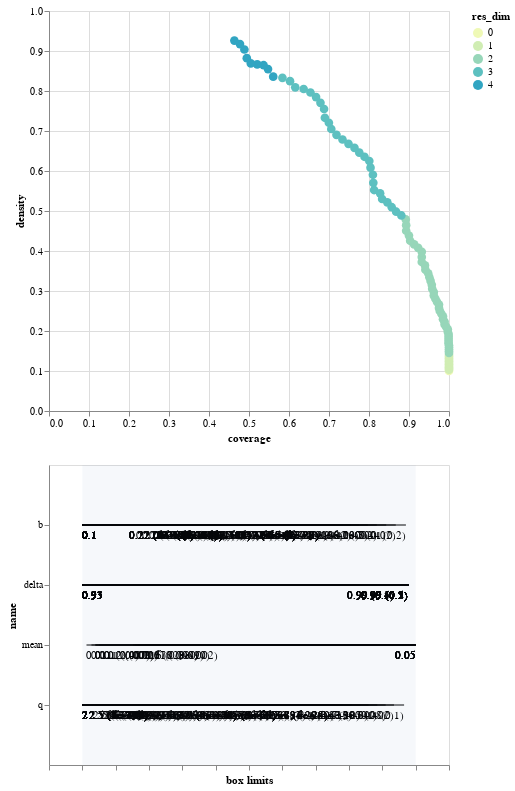

This figure's notebook cell:
### Code cell
box1.inspect_tradeoff()

### Figure 1 — Vega-Lite specification as saved in the notebook (floating-point values rounded to 4 significant figures; data arrays with more than 128 entries replaced by an {"elided": "..."} marker saying what was removed)
{"$schema": "https://vega.github.io/schema/vega-lite/v3.4.0.json", "config": {"mark": {"tooltip": null}, "view": {"height": 300, "width": 400}}, "datasets": {"data-468a463b71e6d6abfba28032f181f127": {"elided": "215 records"}, "data-bb8d07f6df3d47a6a475317795287b23": [{"end": 1, "start": 0}], "data-d751713988987e9331980363e24189ce": [], "data-dfaa84371c2cb20ee790a122581dfdc8": [{"coverage": 1, "density": 0.0999, "id": 0, "mass": 1, "mean": 0.0999, "res_dim": 0}, {"coverage": 1, "density": 0.103, "id": 1, "mass": 0.97, "mean": 0.103, "res_dim": 1}, {"coverage": 1, "density": 0.1063, "id": 2, "mass": 0.94, "mean": 0.1063, "res_dim": 1}, {"coverage": 1, "density": 0.1097, "id": 3, "mass": 0.911, "mean": 0.1097, "res_dim": 1}, {"coverage": 1, "density": 0.1131, "id": 4, "mass": 0.883, "mean": 0.1131, "res_dim": 1}, {"coverage": 1, "density": 0.1167, "id": 5, "mass": 0.856, "mean": 0.1167, "res_dim": 1}, {"coverage": 1, "density": 0.1204, "id": 6, "mass": 0.83, "mean": 0.1204, "res_dim": 1}, {"coverage": 1, "density": 0.1241, "id": 7, "mass": 0.805, "mean": 0.1241, "res_dim": 1}, {"coverage": 1, "density": 0.1281, "id": 8, "mass": 0.78, "mean": 0.1281, "res_dim": 1}, {"coverage": 1, "density": 0.1321, "id": 9, "mass": 0.756, "mean": 0.1321, "res_dim": 1}, {"coverage": 1, "density": 0.1363, "id": 10, "mass": 0.733, "mean": 0.1363, "res_dim": 1}, {"coverage": 1, "density": 0.1405, "id": 11, "mass": 0.711, "mean": 0.1405, "res_dim": 1}, {"coverage": 1, "density": 0.145, "id": 12, "mass": 0.689, "mean": 0.145, "res_dim": 2}, {"coverage": 1, "density": 0.1496, "id": 13, "mass": 0.668, "mean": 0.1496, "res_dim": 2}, {"coverage": 1, "density": 0.1544, "id": 14, "mass": 0.647, "mean": 0.1544, "res_dim": 2}, {"coverage": 1, "density": 0.1593, "id": 15, "mass": 0.627, "mean": 0.1593, "res_dim": 2}, {"coverage": 1, "density": 0.1643, "id": 16, "mass": 0.608, "mean": 0.1643, "res_dim": 2}, {"coverage": 0.999, "density": 0.1694, "id": 17, "mass": 0.589, "mean": 0.1694, "res_dim": 2}, {"coverage": 0.999, "density": 0.1748, "id": 18, "mass": 0.571, "mean": 0.1748, "res_dim": 2}, {"coverage": 0.999, "density": 0.1805, "id": 19, "mass": 0.553, "mean": 0.1805, "res_dim": 2}, {"coverage": 0.999, "density": 0.1862, "id": 20, "mass": 0.536, "mean": 0.1862, "res_dim": 2}, {"coverage": 0.999, "density": 0.1923, "id": 21, "mass": 0.519, "mean": 0.1923, "res_dim": 2}, {"coverage": 0.997, "density": 0.198, "id": 22, "mass": 0.503, "mean": 0.198, "res_dim": 2}, {"coverage": 0.997, "density": 0.2045, "id": 23, "mass": 0.487, "mean": 0.2045, "res_dim": 2}, {"coverage": 0.993, "density": 0.2102, "id": 24, "mass": 0.472, "mean": 0.2102, "res_dim": 2}, {"coverage": 0.989, "density": 0.2162, "id": 25, "mass": 0.457, "mean": 0.2162, "res_dim": 2}, {"coverage": 0.989, "density": 0.223, "id": 26, "mass": 0.443, "mean": 0.223, "res_dim": 2}, {"coverage": 0.985, "density": 0.2294, "id": 27, "mass": 0.429, "mean": 0.2294, "res_dim": 2}, {"coverage": 0.985, "density": 0.2365, "id": 28, "mass": 0.416, "mean": 0.2365, "res_dim": 2}, {"coverage": 0.981, "density": 0.2432, "id": 29, "mass": 0.403, "mean": 0.2432, "res_dim": 2}, {"coverage": 0.977, "density": 0.2503, "id": 30, "mass": 0.39, "mean": 0.2503, "res_dim": 2}, {"coverage": 0.975, "density": 0.2577, "id": 31, "mass": 0.378, "mean": 0.2577, "res_dim": 2}, {"coverage": 0.975, "density": 0.2661, "id": 32, "mass": 0.366, "mean": 0.2661, "res_dim": 2}, {"coverage": 0.97, "density": 0.273, "id": 33, "mass": 0.355, "mean": 0.273, "res_dim": 2}, {"coverage": 0.966, "density": 0.2805, "id": 34, "mass": 0.344, "mean": 0.2805, "res_dim": 2}, {"coverage": 0.962, "density": 0.2886, "id": 35, "mass": 0.333, "mean": 0.2886, "res_dim": 2}, {"coverage": 0.962, "density": 0.2975, "id": 36, "mass": 0.323, "mean": 0.2975, "res_dim": 2}, {"coverage": 0.958, "density": 0.3058, "id": 37, "mass": 0.313, "mean": 0.3058, "res_dim": 2}, {"coverage": 0.957, "density": 0.3155, "id": 38, "mass": 0.303, "mean": 0.3155, "res_dim": 2}, {"coverage": 0.954, "density": 0.3253, "id": 39, "mass": 0.293, "mean": 0.3253, "res_dim": 2}, {"coverage": 0.951, "density": 0.3345, "id": 40, "mass": 0.284, "mean": 0.3345, "res_dim": 2}, {"coverage": 0.9479, "density": 0.3444, "id": 41, "mass": 0.275, "mean": 0.3444, "res_dim": 2}, {"coverage": 0.9409, "density": 0.3534, "id": 42, "mass": 0.266, "mean": 0.3534, "res_dim": 2}, {"coverage": 0.9399, "density": 0.364, "id": 43, "mass": 0.258, "mean": 0.364, "res_dim": 2}, {"coverage": 0.9319, "density": 0.3724, "id": 44, "mass": 0.25, "mean": 0.3724, "res_dim": 2}, {"coverage": 0.9319, "density": 0.3847, "id": 45, "mass": 0.242, "mean": 0.3847, "res_dim": 2}, {"coverage": 0.9319, "density": 0.3979, "id": 46, "mass": 0.234, "mean": 0.3979, "res_dim": 2}, {"coverage": 0.9229, "density": 0.408, "id": 47, "mass": 0.226, "mean": 0.408, "res_dim": 2}, {"coverage": 0.9129, "density": 0.4164, "id": 48, "mass": 0.219, "mean": 0.4164, "res_dim": 2}, {"coverage": 0.9029, "density": 0.4255, "id": 49, "mass": 0.212, "mean": 0.4255, "res_dim": 2}, {"coverage": 0.8999, "density": 0.4385, "id": 50, "mass": 0.205, "mean": 0.4385, "res_dim": 2}, {"coverage": 0.8929, "density": 0.4505, "id": 51, "mass": 0.198, "mean": 0.4505, "res_dim": 2}, {"coverage": 0.8929, "density": 0.4646, "id": 52, "mass": 0.192, "mean": 0.4646, "res_dim": 2}, {"coverage": 0.8919, "density": 0.479, "id": 53, "mass": 0.186, "mean": 0.479, "res_dim": 2}, {"coverage": 0.8809, "density": 0.4889, "id": 54, "mass": 0.18, "mean": 0.4889, "res_dim": 3}, {"coverage": 0.8679, "density": 0.4983, "id": 55, "mass": 0.174, "mean": 0.4983, "res_dim": 3}, {"coverage": 0.8569, "density": 0.5095, "id": 56, "mass": 0.168, "mean": 0.5095, "res_dim": 3}, {"coverage": 0.8458, "density": 0.5216, "id": 57, "mass": 0.162, "mean": 0.5216, "res_dim": 3}, {"coverage": 0.8328, "density": 0.5299, "id": 58, "mass": 0.157, "mean": 0.5299, "res_dim": 3}, {"coverage": 0.8278, "density": 0.5441, "id": 59, "mass": 0.152, "mean": 0.5441, "res_dim": 3}, {"coverage": 0.8128, "density": 0.5524, "id": 60, "mass": 0.147, "mean": 0.5524, "res_dim": 3}, {"coverage": 0.8108, "density": 0.5704, "id": 61, "mass": 0.142, "mean": 0.5704, "res_dim": 3}, {"coverage": 0.8098, "density": 0.5905, "id": 62, "mass": 0.137, "mean": 0.5905, "res_dim": 3}, {"coverage": 0.8038, "density": 0.6083, "id": 63, "mass": 0.132, "mean": 0.6083, "res_dim": 3}, {"coverage": 0.8008, "density": 0.625, "id": 64, "mass": 0.128, "mean": 0.625, "res_dim": 3}, {"coverage": 0.7888, "density": 0.6355, "id": 65, "mass": 0.124, "mean": 0.6355, "res_dim": 3}, {"coverage": 0.7758, "density": 0.6458, "id": 66, "mass": 0.12, "mean": 0.6458, "res_dim": 3}, {"coverage": 0.7638, "density": 0.6578, "id": 67, "mass": 0.116, "mean": 0.6578, "res_dim": 3}, {"coverage": 0.7487, "density": 0.6679, "id": 68, "mass": 0.112, "mean": 0.6679, "res_dim": 3}, {"coverage": 0.7337, "density": 0.6787, "id": 69, "mass": 0.108, "mean": 0.6787, "res_dim": 3}, {"coverage": 0.7187, "density": 0.6904, "id": 70, "mass": 0.104, "mean": 0.6904, "res_dim": 3}, {"coverage": 0.7057, "density": 0.705, "id": 71, "mass": 0.1, "mean": 0.705, "res_dim": 3}, {"coverage": 0.6997, "density": 0.7206, "id": 72, "mass": 0.097, "mean": 0.7206, "res_dim": 3}, {"coverage": 0.6897, "density": 0.733, "id": 73, "mass": 0.094, "mean": 0.733, "res_dim": 3}, {"coverage": 0.6877, "density": 0.7549, "id": 74, "mass": 0.091, "mean": 0.7549, "res_dim": 3}, {"coverage": 0.6787, "density": 0.7705, "id": 75, "mass": 0.088, "mean": 0.7705, "res_dim": 3}, {"coverage": 0.6677, "density": 0.7847, "id": 76, "mass": 0.085, "mean": 0.7847, "res_dim": 3}, {"coverage": 0.6537, "density": 0.7963, "id": 77, "mass": 0.082, "mean": 0.7963, "res_dim": 3}, {"coverage": 0.6366, "density": 0.8051, "id": 78, "mass": 0.079, "mean": 0.8051, "res_dim": 3}, {"coverage": 0.6156, "density": 0.8092, "id": 79, "mass": 0.076, "mean": 0.8092, "res_dim": 3}, {"coverage": 0.6026, "density": 0.8247, "id": 80, "mass": 0.073, "mean": 0.8247, "res_dim": 3}, {"coverage": 0.5836, "density": 0.8329, "id": 81, "mass": 0.07, "mean": 0.8329, "res_dim": 3}, {"coverage": 0.5606, "density": 0.8358, "id": 82, "mass": 0.067, "mean": 0.8358, "res_dim": 4}, {"coverage": 0.5475, "density": 0.8547, "id": 83, "mass": 0.064, "mean": 0.8547, "res_dim": 4}, {"coverage": 0.5365, "density": 0.8645, "id": 84, "mass": 0.062, "mean": 0.8645, "res_dim": 4}, {"coverage": 0.5205, "density": 0.8667, "id": 85, "mass": 0.06, "mean": 0.8667, "res_dim": 4}, {"coverage": 0.5045, "density": 0.869, "id": 86, "mass": 0.058, "mean": 0.869, "res_dim": 4}, {"coverage": 0.4945, "density": 0.8821, "id": 87, "mass": 0.056, "mean": 0.8821, "res_dim": 4}, {"coverage": 0.4885, "density": 0.9037, "id": 88, "mass": 0.054, "mean": 0.9037, "res_dim": 4}, {"coverage": 0.4775, "density": 0.9173, "id": 89, "mass": 0.052, "mean": 0.9173, "res_dim": 4}, {"coverage": 0.4635, "density": 0.926, "id": 90, "mass": 0.05, "mean": 0.926, "res_dim": 4}]}, "vconcat": [{"data": {"name": "data-dfaa84371c2cb20ee790a122581dfdc8"}, "encoding": {"color": {"field": "res_dim", "scale": {"range": ["#eff9b6", "#d0edb3", "#97d6b9", "#5dc0c0", "#31a5c2", "#1f80b8", "#2354a3", "#21318d"]}, "type": "ordinal"}, "opacity": {"condition": {"selection": "selector006", "value": 1}, "value": 0.4}, "tooltip": [{"field": "id", "type": "ordinal"}, {"field": "coverage", "format": ".2", "type": "quantitative"}, {"field": "density", "format": ".2", "type": "quantitative"}, {"field": "res_dim", "type": "ordinal"}], "x": {"field": "coverage", "type": "quantitative"}, "y": {"field": "density", "type": "quantitative"}}, "height": 400, "mark": {"size": 75, "type": "circle"}, "selection": {"selector006": {"fields": ["id"], "type": "single"}}, "width": 400}, {"layer": [{"data": {"name": "data-468a463b71e6d6abfba28032f181f127"}, "encoding": {"x": {"axis": {"grid": false, "labels": false, "title": "box limits"}, "field": "x_lower", "scale": {"domain": [0, 1], "padding": 0.1}, "type": "quantitative"}, "x2": {"field": "x_upper"}, "y": {"field": "name", "scale": {"padding": 1}, "type": "nominal"}}, "mark": "rule", "transform": [{"as": "x_lower", "calculate": "(datum.x1-datum.minimum)/(datum.maximum-datum.minimum)"}, {"as": "x_upper", "calculate": "(datum.x2-datum.minimum)/(datum.maximum-datum.minimum)"}, {"filter": {"selection": "selector006"}}], "width": 400}, {"data": {"name": "data-468a463b71e6d6abfba28032f181f127"}, "encoding": {"text": {"field": "text", "type": "ordinal"}, "x": {"axis": {"grid": false, "labels": false, "title": "box limits"}, "field": "x_lower", "scale": {"domain": [0, 1], "padding": 0.1}, "type": "quantitative"}, "x2": {"field": "x_upper"}, "y": {"field": "name", "scale": {"padding": 1}, "type": "nominal"}}, "mark": {"align": "left", "baseline": "top", "dy": 5, "type": "text"}, "transform": [{"as": "x_lower", "calculate": "(datum.x1-datum.minimum)/(datum.maximum-datum.minimum)"}, {"as": "x_upper", "calculate": "(datum.x2-datum.minimum)/(datum.maximum-datum.minimum)"}, {"filter": {"selection": "selector006"}}, {"as": "text", "calculate": "datum.qp_lower>0?format(datum.x1, \".2\")+\" (\"+format(datum.qp_lower, \".1~g\")+\")\" :format(datum.x1, \".2\")"}], "width": 400}, {"data": {"name": "data-468a463b71e6d6abfba28032f181f127"}, "encoding": {"text": {"field": "text", "type": "ordinal"}, "x": {"field": "x_upper", "type": "quantitative"}, "x2": {"field": "x_upper"}, "y": {"field": "name", "scale": {"padding": 1}, "type": "nominal"}}, "mark": {"align": "right", "baseline": "top", "dy": 5, "type": "text"}, "transform": [{"as": "x_lower", "calculate": "(datum.x1-datum.minimum)/(datum.maximum-datum.minimum)"}, {"as": "x_upper", "calculate": "(datum.x2-datum.minimum)/(datum.maximum-datum.minimum)"}, {"filter": {"selection": "selector006"}}, {"as": "text", "calculate": "datum.qp_upper>0?format(datum.x2, \".2\")+\" (\"+format(datum.qp_upper, \".1\")+\")\" :format(datum.x2, \".2\")"}], "width": 400}, {"data": {"name": "data-bb8d07f6df3d47a6a475317795287b23"}, "encoding": {"x": {"field": "start", "type": "quantitative"}, "x2": {"field": "end"}}, "mark": {"opacity": 0.05, "type": "rect"}}, {"data": {"name": "data-d751713988987e9331980363e24189ce"}, "encoding": {"x": {"field": "x", "type": "quantitative"}, "y": {"field": "name", "type": "nominal"}}, "mark": "point", "transform": [{"filter": {"selection": "selector006"}}], "width": 400}, {"data": {"name": "data-d751713988987e9331980363e24189ce"}, "encoding": {"text": {"field": "item", "type": "nominal"}, "x": {"field": "x", "type": "quantitative"}, "y": {"field": "name", "type": "nominal"}}, "mark": {"align": "center", "baseline": "top", "dy": 5, "type": "text"}, "transform": [{"filter": {"selection": "selector006"}}], "width": 400}]}]}
